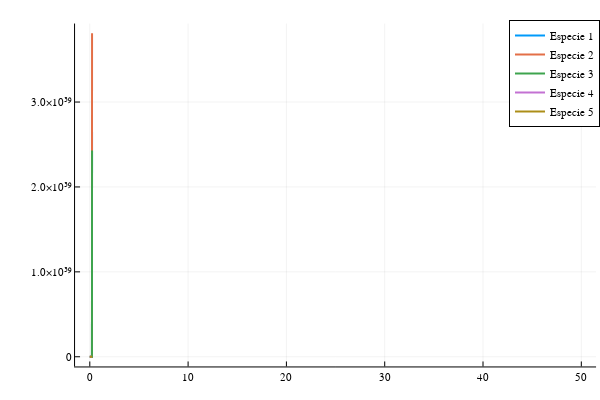

This figure's notebook cell:
### Code cell
plot(t,sol[:,1],label ="Especie 1",w=2)

plot!(t,sol[:,2],label ="Especie 2",w=2)
plot!(t,sol[:,3],label ="Especie 3",w=2)
plot!(t,sol[:,4],label ="Especie 4",w=2)
plot!(t,sol[:,5],label ="Especie 5",w=2)

### Figure 1 — Plotly figure (JSON) as saved in the notebook; plotly's stock layout.template omitted (floating-point values rounded to 4 significant figures)
{"data": [{"colorbar": {"len": 0.9525, "title": "", "x": 0.9934, "y": 0.5139}, "legendgroup": "Especie 1", "line": {"color": "rgba(0, 154, 250, 1.000)", "dash": "solid", "shape": "linear", "width": 2}, "mode": "lines", "name": "Especie 1", "showlegend": true, "type": "scatter", "x": [0, 0.01, 0.02, 0.03, 0.04, 0.05, 0.06, 0.07, 0.08, 0.09, 0.1, 0.11, 0.12, 0.13, 0.14, 0.15, 0.16, 0.17, 0.18, 0.19, 0.2, 0.21, 0.22, 0.23], "xaxis": "x", "y": [1.24, 1.274, 1.312, 1.357, 1.408, 1.469, 1.54, 1.626, 1.73, 1.859, 2.018, 2.221, 2.481, 2.824, 3.285, 3.927, 4.853, 6.263, 8.583, 12.9, 23.04, 67.86, 17780.0, 2.647e+39], "yaxis": "y"}, {"colorbar": {"len": 0.9525, "title": "", "x": 0.9934, "y": 0.5139}, "legendgroup": "Especie 2", "line": {"color": "rgba(227, 111, 71, 1.000)", "dash": "solid", "shape": "linear", "width": 2}, "mode": "lines", "name": "Especie 2", "showlegend": true, "type": "scatter", "x": [0, 0.01, 0.02, 0.03, 0.04, 0.05, 0.06, 0.07, 0.08, 0.09, 0.1, 0.11, 0.12, 0.13, 0.14, 0.15, 0.16, 0.17, 0.18, 0.19, 0.2, 0.21, 0.22, 0.23], "xaxis": "x", "y": [1.74, 1.831, 1.929, 2.033, 2.145, 2.265, 2.396, 2.539, 2.696, 2.871, 3.069, 3.296, 3.563, 3.883, 4.279, 4.791, 5.487, 6.499, 8.122, 11.15, 18.61, 56.12, 20850.0, 3.81e+39], "yaxis": "y"}, {"colorbar": {"len": 0.9525, "title": "", "x": 0.9934, "y": 0.5139}, "legendgroup": "Especie 3", "line": {"color": "rgba(62, 164, 78, 1.000)", "dash": "solid", "shape": "linear", "width": 2}, "mode": "lines", "name": "Especie 3", "showlegend": true, "type": "scatter", "x": [0, 0.01, 0.02, 0.03, 0.04, 0.05, 0.06, 0.07, 0.08, 0.09, 0.1, 0.11, 0.12, 0.13, 0.14, 0.15, 0.16, 0.17, 0.18, 0.19, 0.2, 0.21, 0.22, 0.23], "xaxis": "x", "y": [0.46, 0.5417, 0.6382, 0.7522, 0.8868, 1.046, 1.233, 1.455, 1.717, 2.027, 2.395, 2.833, 3.356, 3.986, 4.756, 5.718, 6.958, 8.643, 11.13, 15.34, 24.61, 64.42, 16100.0, 2.429e+39], "yaxis": "y"}, {"colorbar": {"len": 0.9525, "title": "", "x": 0.9934, "y": 0.5139}, "legendgroup": "Especie 4", "line": {"color": "rgba(195, 113, 210, 1.000)", "dash": "solid", "shape": "linear", "width": 2}, "mode": "lines", "name": "Especie 4", "showlegend": true, "type": "scatter", "x": [0, 0.01, 0.02, 0.03, 0.04, 0.05, 0.06, 0.07, 0.08, 0.09, 0.1, 0.11, 0.12, 0.13, 0.14, 0.15, 0.16, 0.17, 0.18, 0.19, 0.2, 0.21, 0.22, 0.23], "xaxis": "x", "y": [2.41, 2.408, 2.404, 2.398, 2.39, 2.378, 2.362, 2.343, 2.319, 2.289, 2.253, 2.209, 2.158, 2.097, 2.026, 1.942, 1.843, 1.728, 1.59, 1.421, 1.2, 0.8551, 1.257, 2.813e+33], "yaxis": "y"}, {"colorbar": {"len": 0.9525, "title": "", "x": 0.9934, "y": 0.5139}, "legendgroup": "Especie 5", "line": {"color": "rgba(172, 142, 24, 1.000)", "dash": "solid", "shape": "linear", "width": 2}, "mode": "lines", "name": "Especie 5", "showlegend": true, "type": "scatter", "x": [0, 0.01, 0.02, 0.03, 0.04, 0.05, 0.06, 0.07, 0.08, 0.09, 0.1, 0.11, 0.12, 0.13, 0.14, 0.15, 0.16, 0.17, 0.18, 0.19, 0.2, 0.21, 0.22, 0.23, 0.24], "xaxis": "x", "y": [0.61, 0.6198, 0.6297, 0.6397, 0.6498, 0.66, 0.6704, 0.6809, 0.6914, 0.7021, 0.713, 0.7239, 0.7349, 0.7461, 0.7573, 0.7687, 0.7802, 0.7918, 0.8035, 0.8154, 0.8273, 0.8393, 0.8515, 0.8637, 0.8761], "yaxis": "y"}], "layout": {"annotations": [], "height": 400, "legend": {"bgcolor": "rgba(255, 255, 255, 1.000)", "bordercolor": "rgba(0, 0, 0, 1.000)", "borderwidth": 1, "font": {"color": "rgba(0, 0, 0, 1.000)", "family": "sans-serif", "size": 11}, "title": {"font": {"color": "rgba(0, 0, 0, 1.000)", "family": "sans-serif", "size": 15}, "text": ""}, "tracegroupgap": 0, "traceorder": "normal", "x": 1, "xanchor": "auto", "y": 1, "yanchor": "auto"}, "margin": {"b": 20, "l": 0, "r": 0, "t": 20}, "paper_bgcolor": "rgba(255, 255, 255, 1.000)", "plot_bgcolor": "rgba(255, 255, 255, 1.000)", "showlegend": true, "width": 600, "xaxis": {"anchor": "y", "domain": [0.1251, 0.9934], "gridcolor": "rgba(0, 0, 0, 0.100)", "gridwidth": 0.5, "linecolor": "rgba(0, 0, 0, 1.000)", "mirror": false, "range": [-1.5, 51.5], "showgrid": true, "showline": true, "showticklabels": true, "tickangle": 0, "tickcolor": "rgb(0, 0, 0)", "tickfont": {"color": "rgba(0, 0, 0, 1.000)", "family": "sans-serif", "size": 11}, "tickmode": "array", "ticks": "inside", "ticktext": ["0", "10", "20", "30", "40", "50"], "tickvals": [0, 10, 20, 30, 40, 50], "title": "", "titlefont": {"color": "rgba(0, 0, 0, 1.000)", "family": "sans-serif", "size": 15}, "type": "-", "visible": true, "zeroline": false, "zerolinecolor": "rgba(0, 0, 0, 1.000)"}, "yaxis": {"anchor": "x", "domain": [0.03762, 0.9902], "gridcolor": "rgba(0, 0, 0, 0.100)", "gridwidth": 0.5, "linecolor": "rgba(0, 0, 0, 1.000)", "mirror": false, "range": [-1.143e+38, 3.925e+39], "showgrid": true, "showline": true, "showticklabels": true, "tickangle": 0, "tickcolor": "rgb(0, 0, 0)", "tickfont": {"color": "rgba(0, 0, 0, 1.000)", "family": "sans-serif", "size": 11}, "tickmode": "array", "ticks": "inside", "ticktext": ["0", "1.0×10³⁹", "2.0×10³⁹", "3.0×10³⁹"], "tickvals": [0, 1e+39, 2e+39, 3e+39], "title": "", "titlefont": {"color": "rgba(0, 0, 0, 1.000)", "family": "sans-serif", "size": 15}, "type": "-", "visible": true, "zeroline": false, "zerolinecolor": "rgba(0, 0, 0, 1.000)"}}}
